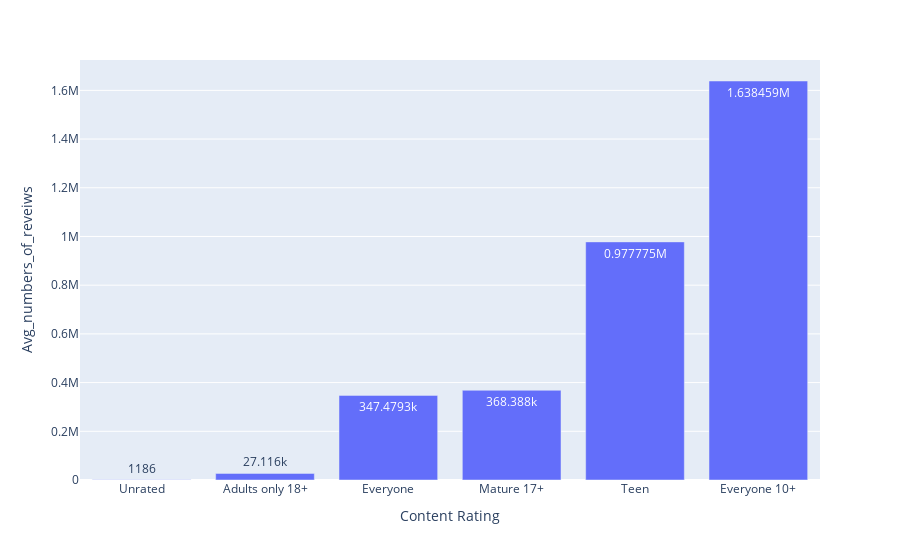

Notebook source saved alongside this figure:
### Code cell
px.bar(reviews_per_content_,x='Content Rating',y='Reviews',
      labels={'Reviews':'Avg_numbers_of_reveiws'},text_auto=True)

### Figure 1 — Plotly figure (JSON) as saved in the notebook; plotly's stock layout.template omitted (floating-point values rounded to 4 significant figures)
{"data": [{"hovertemplate": "Content Rating=%{x}<br>Avg_numbers_of_reveiws=%{y}<extra></extra>", "legendgroup": "", "marker": {"color": "#636efa", "pattern": {"shape": ""}}, "name": "", "orientation": "v", "showlegend": false, "textposition": "auto", "texttemplate": "%{y}", "type": "bar", "x": ["Unrated", "Adults only 18+", "Everyone", "Mature 17+", "Teen", "Everyone 10+"], "xaxis": "x", "y": [1186.0, 27120.0, 347500.0, 368400.0, 977800.0, 1638000.0], "yaxis": "y"}], "layout": {"barmode": "relative", "legend": {"tracegroupgap": 0}, "margin": {"t": 60}, "xaxis": {"anchor": "y", "domain": [0, 1], "title": {"text": "Content Rating"}}, "yaxis": {"anchor": "x", "domain": [0, 1], "title": {"text": "Avg_numbers_of_reveiws"}}}}
